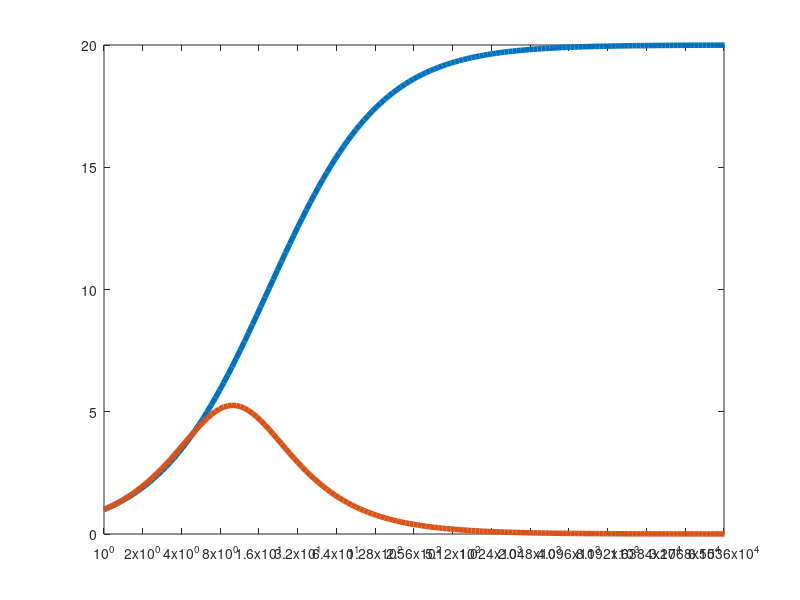

This figure's MATLAB source: (Note: this script raises an error after producing the figure.)
clear; clc; close all;

% Parameters
S = 0.05;    % Fraction of sequential computation time (non-parallelizable) 
P = 1 - S;  % Fraction of parallelizable computation time
a = 0.01;

% ---------- %

p = 2.^(0:16);
p_fine = logspace(0,16, 500);

% Classical model
speedup = 1 ./ (S + P ./ p_fine);

% Overhead model
S_o = a * p_fine;
P_o = 1 - S_o;
speedup_overhead = 1 ./ (S_o + P_o ./ p_fine);

% Graphs
figure;
plot(p_fine, speedup, 'LineWidth', 4, 'DisplayName','Classic')
hold on
plot(p_fine, speedup_overhead, 'LineWidth', 4, 'DisplayName','Overhead')
hold off

% X-axis
set(gca, 'XScale', 'log')

xlim([1 max(p)])
xticks(p)
xticklabels(string(p))

% Y-axis
y_max = ceil(max([speedup, speedup_overhead]) * 1.1);
yticks(1:y_max)
ylim([0 y_max])

xlabel('Number of processors (p)')
ylabel('Speedup')
%title("Classic vs Overhead")
grid on
legend('Location','northwest')
